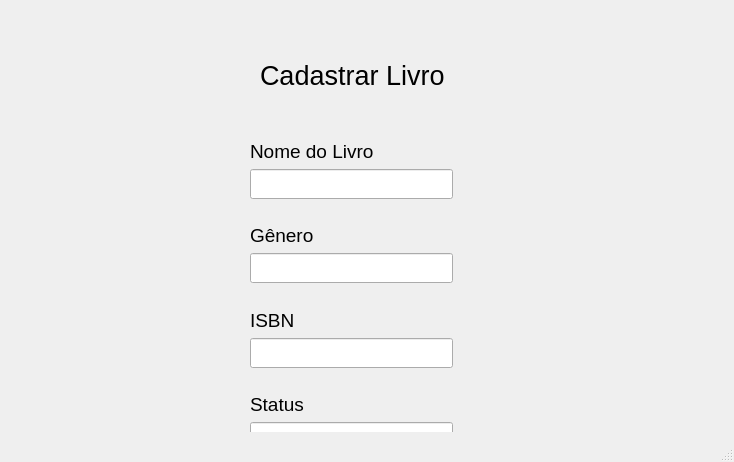
<?xml version="1.0" encoding="UTF-8"?>
<ui version="4.0">
 <class>MainWindow</class>
 <widget class="QMainWindow" name="MainWindow">
  <property name="geometry">
   <rect>
    <x>0</x>
    <y>0</y>
    <width>734</width>
    <height>462</height>
   </rect>
  </property>
  <property name="font">
   <font>
    <family>Segoe UI</family>
    <pointsize>16</pointsize>
   </font>
  </property>
  <property name="windowTitle">
   <string>MainWindow</string>
  </property>
  <widget class="QWidget" name="centralwidget">
   <widget class="QLabel" name="labelCadastrarLivro">
    <property name="geometry">
     <rect>
      <x>260</x>
      <y>50</y>
      <width>191</width>
      <height>51</height>
     </rect>
    </property>
    <property name="font">
     <font>
      <pointsize>20</pointsize>
     </font>
    </property>
    <property name="text">
     <string>Cadastrar Livro</string>
    </property>
   </widget>
   <widget class="QWidget" name="verticalLayoutWidget">
    <property name="geometry">
     <rect>
      <x>250</x>
      <y>140</y>
      <width>203</width>
      <height>312</height>
     </rect>
    </property>
    <layout class="QVBoxLayout" name="verticalLayoutEmp">
     <item>
      <widget class="QLabel" name="labelNameLivro">
       <property name="font">
        <font>
         <family>Segoe UI</family>
         <pointsize>14</pointsize>
        </font>
       </property>
       <property name="text">
        <string>Nome do Livro</string>
       </property>
      </widget>
     </item>
     <item>
      <widget class="QLineEdit" name="lineEmprestimo">
       <property name="maximumSize">
        <size>
         <width>300</width>
         <height>30</height>
        </size>
       </property>
       <property name="text">
        <string/>
       </property>
      </widget>
     </item>
     <item>
      <spacer name="verticalSpacer">
       <property name="orientation">
        <enum>Qt::Vertical</enum>
       </property>
       <property name="sizeHint" stdset="0">
        <size>
         <width>20</width>
         <height>10</height>
        </size>
       </property>
      </spacer>
     </item>
     <item>
      <widget class="QLabel" name="label_Genero">
       <property name="font">
        <font>
         <pointsize>14</pointsize>
        </font>
       </property>
       <property name="text">
        <string>Gênero</string>
       </property>
      </widget>
     </item>
     <item>
      <widget class="QLineEdit" name="lineEdit_genero">
       <property name="maximumSize">
        <size>
         <width>300</width>
         <height>30</height>
        </size>
       </property>
      </widget>
     </item>
     <item>
      <spacer name="verticalSpacer_2">
       <property name="orientation">
        <enum>Qt::Vertical</enum>
       </property>
       <property name="sizeHint" stdset="0">
        <size>
         <width>20</width>
         <height>10</height>
        </size>
       </property>
      </spacer>
     </item>
     <item>
      <widget class="QLabel" name="label_Isbn">
       <property name="font">
        <font>
         <pointsize>14</pointsize>
        </font>
       </property>
       <property name="text">
        <string>ISBN</string>
       </property>
      </widget>
     </item>
     <item>
      <widget class="QLineEdit" name="lineEdit_isbn">
       <property name="maximumSize">
        <size>
         <width>300</width>
         <height>30</height>
        </size>
       </property>
      </widget>
     </item>
     <item>
      <spacer name="verticalSpacer_3">
       <property name="orientation">
        <enum>Qt::Vertical</enum>
       </property>
       <property name="sizeHint" stdset="0">
        <size>
         <width>20</width>
         <height>10</height>
        </size>
       </property>
      </spacer>
     </item>
     <item>
      <widget class="QLabel" name="label_Status">
       <property name="font">
        <font>
         <family>Segoe UI</family>
         <pointsize>14</pointsize>
        </font>
       </property>
       <property name="text">
        <string>Status</string>
       </property>
      </widget>
     </item>
     <item>
      <widget class="QLineEdit" name="lineEdit_status">
       <property name="maximumSize">
        <size>
         <width>300</width>
         <height>30</height>
        </size>
       </property>
      </widget>
     </item>
    </layout>
   </widget>
   <widget class="QPushButton" name="BtnCadastrarLivro">
    <property name="geometry">
     <rect>
      <x>300</x>
      <y>470</y>
      <width>101</width>
      <height>31</height>
     </rect>
    </property>
    <property name="font">
     <font>
      <family>Segoe UI</family>
      <pointsize>14</pointsize>
     </font>
    </property>
    <property name="text">
     <string>Cadastrar</string>
    </property>
   </widget>
  </widget>
  <widget class="QMenuBar" name="menubar">
   <property name="geometry">
    <rect>
     <x>0</x>
     <y>0</y>
     <width>734</width>
     <height>21</height>
    </rect>
   </property>
  </widget>
  <widget class="QStatusBar" name="statusbar"/>
 </widget>
 <resources/>
 <connections/>
</ui>
